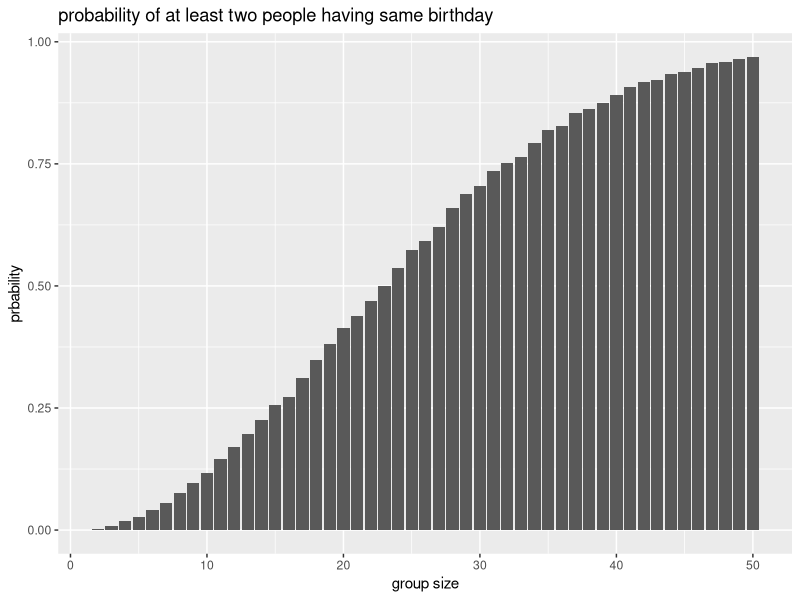
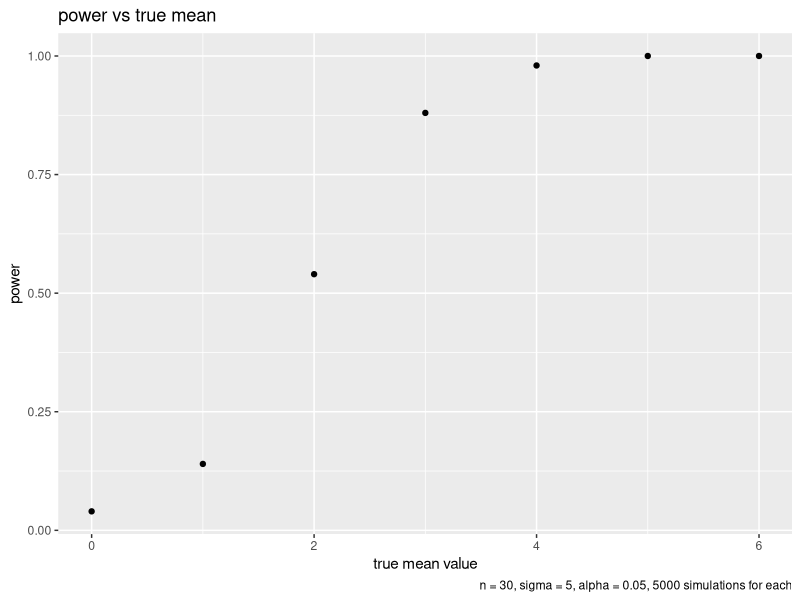
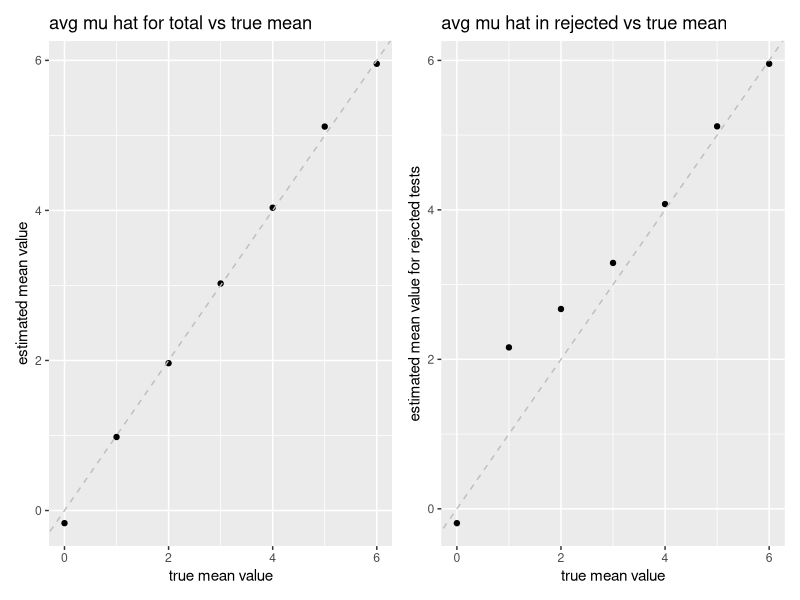

These figures' R source, in order:
## ---- chunk 1
knitr::opts_chunk$set(echo = TRUE)
library(purrr)
library(tidyverse)
library(dplyr)
library(broom)
library(patchwork)
## ---- chunk 2
# write function
bd_dup = function(n) {
  if (n <= 0){stop("input must be positive integer")}
  if (n > 365){return(TRUE)}
  birthday = sample(1:365, size = n, replace = TRUE)
  have_dup = any(duplicated(birthday))
  return(have_dup)
}

#simulation
bd_sim = function(num_of_sim, group_size_min, group_size_max){
  group_sizes = group_size_min:group_size_max
  prob = numeric(length(group_sizes))
  
  for (i in 1:length(group_sizes)){
    n = group_sizes[i]
    result = replicate(num_of_sim, bd_dup(n))
    prob[i] = mean(result)
  }
  
  result_df = tibble(
      group_size = group_sizes,
      probability = prob
    )
  return(result_df)
}

results = bd_sim(10000, 2, 50)
results %>% 
  ggplot(aes(x = group_size, 
             y = probability)) + 
  geom_col() + 
  labs(title = "probability of at least two people having same birthday", 
       x = "group size", 
       y = "prbability")
## ---- chunk 3
# simulation
n = 30
sigma = 5
mu_values = c(0, 1, 2, 3, 4, 5, 6)
n_sim = 50

results = data.frame()

for (mu in mu_values) {
  for (i in 1:n_sim) {
    x = rnorm(n, mean = mu, sd = sigma)
    t_test = t.test(x, mu = 0)
    tidy_result = broom::tidy(t_test)
    results = rbind(results, data.frame(mu_true = mu,
                                        mu_hat = tidy_result$estimate, 
                                        p_value = tidy_result$p.value, 
                                        rejected = tidy_result$p.value < 0.05))
  }
}

# df for plots
p2_plot_df = results %>% 
  group_by(mu_true) %>% 
  summarise(power = mean(rejected), 
           mean_mu_hat = mean(mu_hat), 
           rejected_mean_mu_hat = mean(mu_hat[rejected == TRUE]))

# draw plot

# power vs true mean
p2_plot_df %>% 
  ggplot(aes(x = mu_true, 
             y = power)) + 
  geom_point() + 
  labs(title = "power vs true mean",
       x = "true mean value",
       y = "power", 
       caption = "n = 30, sigma = 5, alpha = 0.05, 5000 simulations for each")

# avg mu hat for total (and avg mu hat in rejected) vs true mean
p22 = p2_plot_df %>% 
  ggplot(aes(x = mu_true, 
             y = mean_mu_hat)) + 
  geom_point() + 
  geom_abline(intercept = 0, slope = 1, linetype = "dashed", color = "gray") +
  labs(title = "avg mu hat for total vs true mean",
       x = "true mean value", 
       y = "estimated mean value")

p23 = p2_plot_df %>% 
  ggplot(aes(x = mu_true,
             y = rejected_mean_mu_hat)) + 
  geom_point() + 
  geom_abline(intercept = 0, slope = 1, linetype = "dashed", color = "gray") +
  labs(title = "avg mu hat in rejected vs true mean" ,
       x = "true mean value", 
       y = "estimated mean value for rejected tests")

combined_plot = p22 + p23
combined_plot
